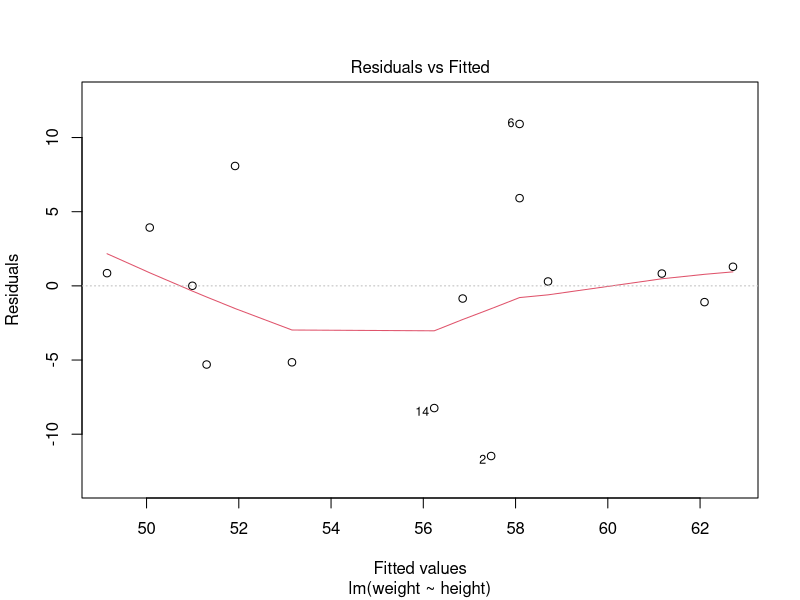
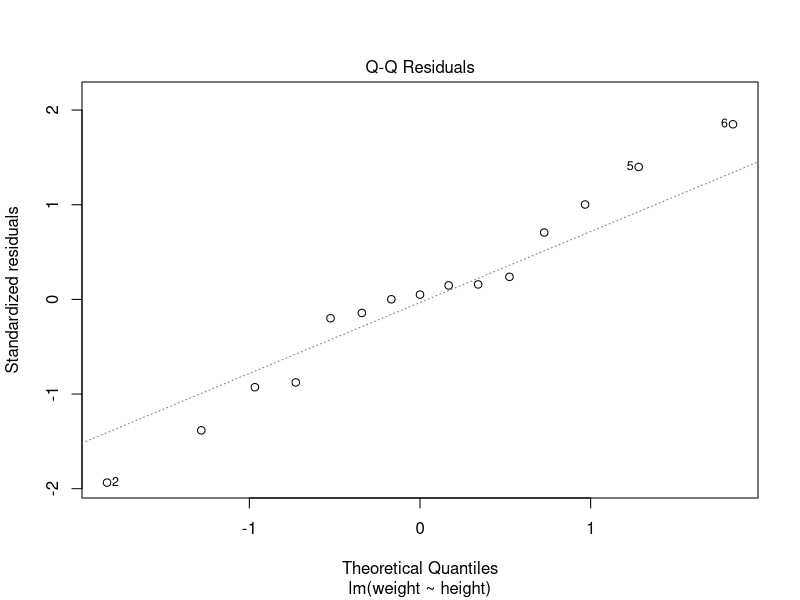
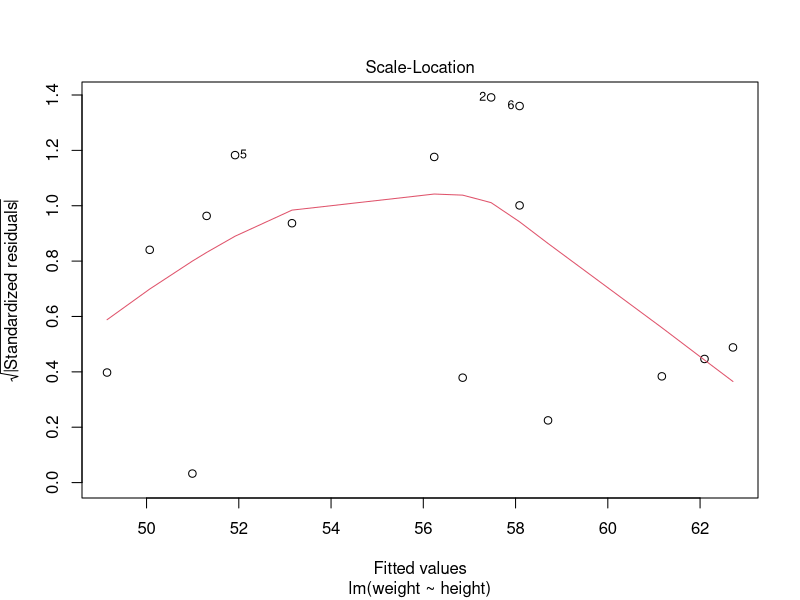
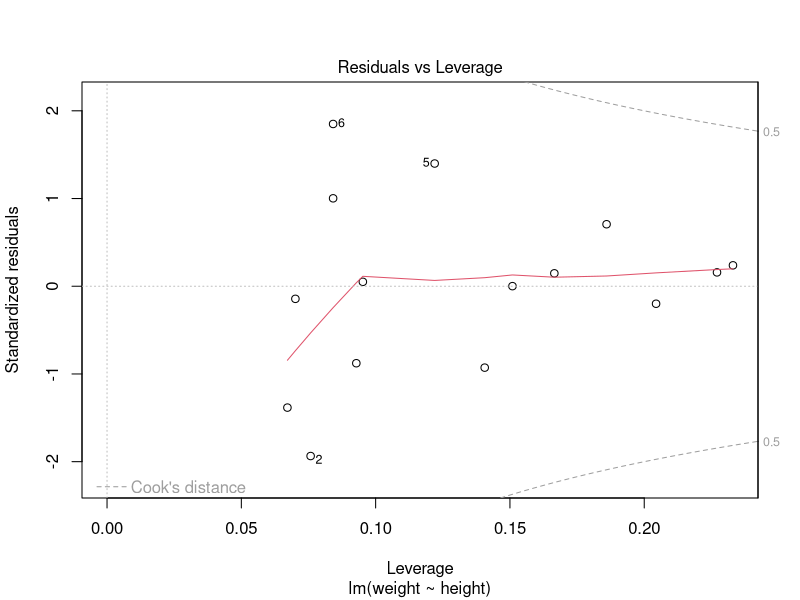

Reproduce these figures in R, in order.
height <- c(102,117,105,141,135,115,138,144,137,100,131,119,115,121,113)
weight <- c(61,46,62,54,60,69,51,50,46,64,48,56,64,48,59)
student <- lm(weight~height)
student
predict(student, data.frame(height=119), interval="confidence")
plot(student)